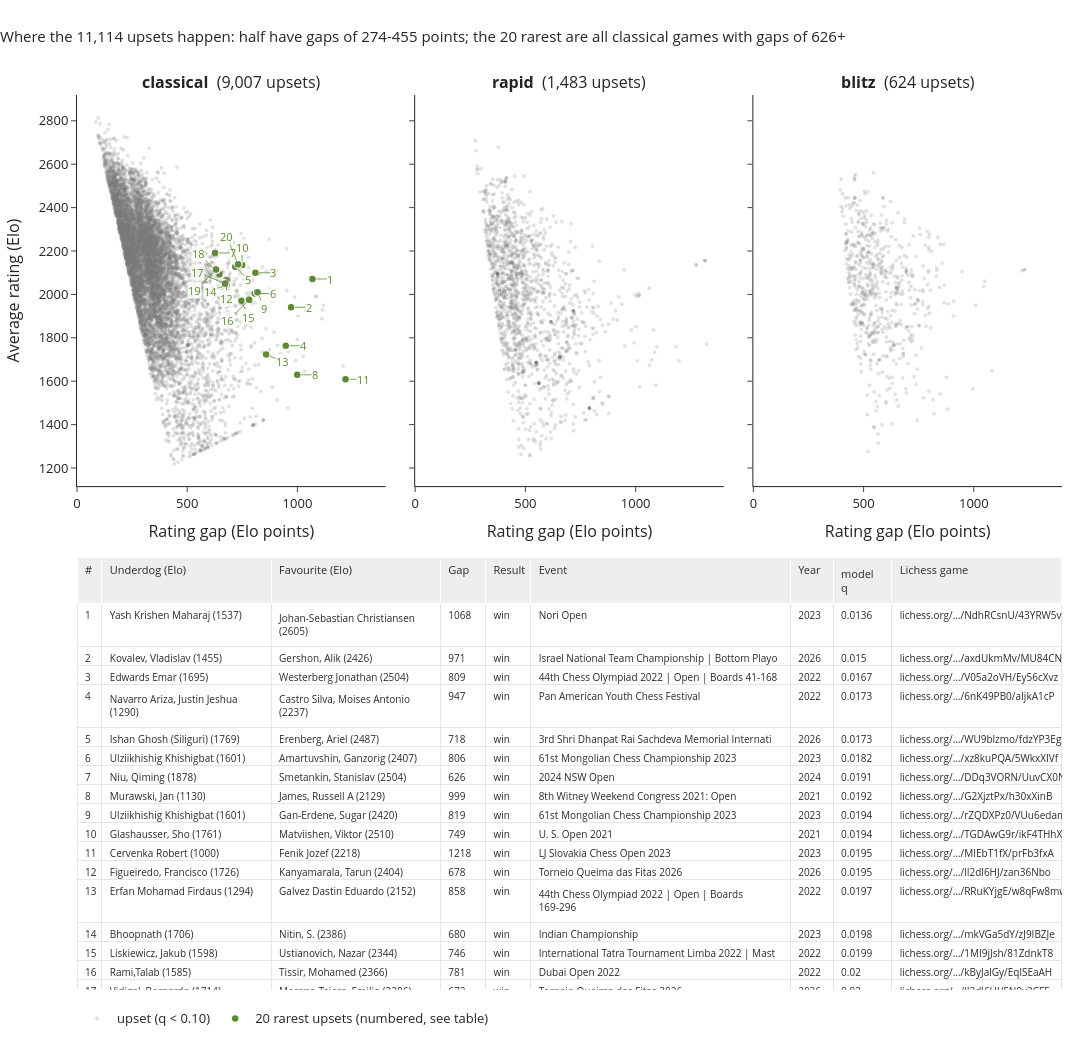

Notebook code cell kept with this figure:
### Markdown cell above
### 3.2 Upsets and the model against the data

Under the definition of section 2.6, every game gets a probability for its result; Figure 7 shows where the upsets at alpha = 0.10 fall. Figures 8 and 9 check the fitted model against the games it is applied to.

### Code cell
show("fig_upset_points")

### Figure 1 — Plotly figure (JSON) as saved in the notebook; plotly's stock layout.template omitted (floating-point values rounded to 4 significant figures; data arrays with more than 128 entries replaced by an {"elided": "..."} marker saying what was removed)
{"data": [{"customdata": {"elided": "9007x6 mixed values"}, "hovertemplate": "%{customdata[0]} (%{customdata[2]}) - %{customdata[1]} (%{customdata[3]})<br>%{customdata[5]}<br>q = %{customdata[4]:.3f}<extra></extra>", "marker": {"color": "#7a7977", "opacity": 0.22, "size": 4}, "mode": "markers", "name": "upset (q < 0.10)", "showlegend": true, "type": "scattergl", "x": {"elided": "9007 float values"}, "xaxis": "x", "y": {"elided": "9007 float values"}, "yaxis": "y"}, {"customdata": [["Yash Krishen Maharaj", "Johan-Sebastian Christiansen", 0.01357], ["Kovalev, Vladislav", "Gershon, Alik", 0.01504], ["Edwards Emar", "Westerberg Jonathan", 0.01675], ["Navarro Ariza, Justin Jeshua", "Castro Silva, Moises Antonio", 0.01728], ["Erenberg, Ariel", "Ishan Ghosh (Siliguri)", 0.01731], ["Ulziikhishig Khishigbat", "Amartuvshin, Ganzorig", 0.0182], ["Smetankin, Stanislav", "Niu, Qiming", 0.01907], ["Murawski, Jan", "James, Russell A", 0.01919], ["Gan-Erdene, Sugar", "Ulziikhishig Khishigbat", 0.01938], ["Glashausser, Sho", "Matviishen, Viktor", 0.01944], ["Cervenka Robert", "Fenik Jozef", 0.0195], ["Kanyamarala, Tarun", "Figueiredo, Francisco", 0.01951], ["Erfan Mohamad Firdaus", "Galvez Dastin Eduardo", 0.01973], ["Nitin, S.", "Bhoopnath", 0.01984], ["Ustianovich, Nazar", "Liskiewicz, Jakub", 0.01993], ["Rami,Talab", "Tissir, Mohamed", 0.02], ["Moreno Tejera, Emilio", "Vidigal, Bernardo", 0.02003], ["Hebden, Mark L", "Rida, Ruqayyah", 0.02016], ["Vlachos, Anatole", "Karamichos, Michail", 0.0204], ["Vishal Shah Vivaan", "Boris Savchenko", 0.0205]], "hovertemplate": "#%{text}: %{customdata[0]} - %{customdata[1]}, q = %{customdata[2]:.4f}<extra></extra>", "marker": {"color": "#5b8c2a", "line": {"color": "white", "width": 1.5}, "size": 8}, "mode": "markers", "name": "20 rarest upsets (numbered, see table)", "showlegend": true, "text": ["1", "2", "3", "4", "5", "6", "7", "8", "9", "10", "11", "12", "13", "14", "15", "16", "17", "18", "19", "20"], "type": "scatter", "x": [1068.0, 971.0, 809.0, 947.0, 718.0, 806.0, 626.0, 999.0, 819.0, 749.0, 1218.0, 678.0, 858.0, 680.0, 746.0, 781.0, 672.0, 646.0, 631.0, 731.0], "xaxis": "x", "y": [2071.0, 1940.0, 2100.0, 1764.0, 2128.0, 2004.0, 2191.0, 1630.0, 2010.0, 2136.0, 1609.0, 2065.0, 1723.0, 2046.0, 1971.0, 1976.0, 2050.0, 2093.0, 2114.0, 2140.0], "yaxis": "y"}, {"customdata": {"elided": "1483x6 mixed values"}, "hovertemplate": "%{customdata[0]} (%{customdata[2]}) - %{customdata[1]} (%{customdata[3]})<br>%{customdata[5]}<br>q = %{customdata[4]:.3f}<extra></extra>", "marker": {"color": "#7a7977", "opacity": 0.22, "size": 4}, "mode": "markers", "name": "upset (q < 0.10)", "showlegend": false, "type": "scattergl", "x": {"elided": "1483 float values"}, "xaxis": "x2", "y": {"elided": "1483 float values"}, "yaxis": "y2"}, {"customdata": {"elided": "624x6 mixed values"}, "hovertemplate": "%{customdata[0]} (%{customdata[2]}) - %{customdata[1]} (%{customdata[3]})<br>%{customdata[5]}<br>q = %{customdata[4]:.3f}<extra></extra>", "marker": {"color": "#7a7977", "opacity": 0.22, "size": 4}, "mode": "markers", "name": "upset (q < 0.10)", "showlegend": false, "type": "scattergl", "x": {"elided": "624 float values"}, "xaxis": "x3", "y": {"elided": "624 float values"}, "yaxis": "y3"}, {"cells": {"align": "left", "fill": {"color": "white"}, "font": {"color": "#2b2b2b", "size": 10}, "height": 19, "line": {"color": "#e6e5e3"}, "values": {"elided": "9x20 mixed values"}}, "columnwidth": [22, 150, 150, 40, 40, 230, 38, 52, 150], "domain": {"x": [0.0, 1.0], "y": [0.0, 0.483]}, "header": {"align": "left", "fill": {"color": "#efeeed"}, "font": {"color": "#2b2b2b", "size": 11}, "values": ["#", "Underdog (Elo)", "Favourite (Elo)", "Gap", "Result", "Event", "Year", "model q", "Lichess game"]}, "type": "table"}], "layout": {"annotations": [{"font": {"size": 16}, "showarrow": false, "text": "<b>classical</b>  (9,007 upsets)", "x": 0.1567, "xanchor": "center", "xref": "paper", "y": 1.0, "yanchor": "bottom", "yref": "paper"}, {"font": {"size": 16}, "showarrow": false, "text": "<b>rapid</b>  (1,483 upsets)", "x": 0.5, "xanchor": "center", "xref": "paper", "y": 1.0, "yanchor": "bottom", "yref": "paper"}, {"font": {"size": 16}, "showarrow": false, "text": "<b>blitz</b>  (624 upsets)", "x": 0.8433, "xanchor": "center", "xref": "paper", "y": 1.0, "yanchor": "bottom", "yref": "paper"}, {"arrowcolor": "#5b8c2a", "arrowhead": 0, "arrowwidth": 0.8, "ax": 18.0, "ay": 0.0, "bgcolor": "rgba(255,255,255,0.85)", "borderpad": 0, "font": {"color": "#5b8c2a", "size": 11}, "showarrow": true, "standoff": 4, "text": "1", "x": 1068.0, "xref": "x", "y": 2071.0, "yref": "y"}, {"arrowcolor": "#5b8c2a", "arrowhead": 0, "arrowwidth": 0.8, "ax": 18.0, "ay": 0.0, "bgcolor": "rgba(255,255,255,0.85)", "borderpad": 0, "font": {"color": "#5b8c2a", "size": 11}, "showarrow": true, "standoff": 4, "text": "2", "x": 971.0, "xref": "x", "y": 1940.0, "yref": "y"}, {"arrowcolor": "#5b8c2a", "arrowhead": 0, "arrowwidth": 0.8, "ax": 18.0, "ay": 0.0, "bgcolor": "rgba(255,255,255,0.85)", "borderpad": 0, "font": {"color": "#5b8c2a", "size": 11}, "showarrow": true, "standoff": 4, "text": "3", "x": 809.0, "xref": "x", "y": 2100.0, "yref": "y"}, {"arrowcolor": "#5b8c2a", "arrowhead": 0, "arrowwidth": 0.8, "ax": 18.0, "ay": 0.0, "bgcolor": "rgba(255,255,255,0.85)", "borderpad": 0, "font": {"color": "#5b8c2a", "size": 11}, "showarrow": true, "standoff": 4, "text": "4", "x": 947.0, "xref": "x", "y": 1764.0, "yref": "y"}, {"arrowcolor": "#5b8c2a", "arrowhead": 0, "arrowwidth": 0.8, "ax": 12.73, "ay": 12.73, "bgcolor": "rgba(255,255,255,0.85)", "borderpad": 0, "font": {"color": "#5b8c2a", "size": 11}, "showarrow": true, "standoff": 4, "text": "5", "x": 718.0, "xref": "x", "y": 2128.0, "yref": "y"}, {"arrowcolor": "#5b8c2a", "arrowhead": 0, "arrowwidth": 0.8, "ax": 18.0, "ay": 0.0, "bgcolor": "rgba(255,255,255,0.85)", "borderpad": 0, "font": {"color": "#5b8c2a", "size": 11}, "showarrow": true, "standoff": 4, "text": "6", "x": 806.0, "xref": "x", "y": 2004.0, "yref": "y"}, {"arrowcolor": "#5b8c2a", "arrowhead": 0, "arrowwidth": 0.8, "ax": 18.0, "ay": 0.0, "bgcolor": "rgba(255,255,255,0.85)", "borderpad": 0, "font": {"color": "#5b8c2a", "size": 11}, "showarrow": true, "standoff": 4, "text": "7", "x": 626.0, "xref": "x", "y": 2191.0, "yref": "y"}, {"arrowcolor": "#5b8c2a", "arrowhead": 0, "arrowwidth": 0.8, "ax": 18.0, "ay": 0.0, "bgcolor": "rgba(255,255,255,0.85)", "borderpad": 0, "font": {"color": "#5b8c2a", "size": 11}, "showarrow": true, "standoff": 4, "text": "8", "x": 999.0, "xref": "x", "y": 1630.0, "yref": "y"}, {"arrowcolor": "#5b8c2a", "arrowhead": 0, "arrowwidth": 0.8, "ax": 6.888, "ay": 16.63, "bgcolor": "rgba(255,255,255,0.85)", "borderpad": 0, "font": {"color": "#5b8c2a", "size": 11}, "showarrow": true, "standoff": 4, "text": "9", "x": 819.0, "xref": "x", "y": 2010.0, "yref": "y"}, {"arrowcolor": "#5b8c2a", "arrowhead": 0, "arrowwidth": 0.8, "ax": -3.307e-15, "ay": -18.0, "bgcolor": "rgba(255,255,255,0.85)", "borderpad": 0, "font": {"color": "#5b8c2a", "size": 11}, "showarrow": true, "standoff": 4, "text": "10", "x": 749.0, "xref": "x", "y": 2136.0, "yref": "y"}, {"arrowcolor": "#5b8c2a", "arrowhead": 0, "arrowwidth": 0.8, "ax": 18.0, "ay": 0.0, "bgcolor": "rgba(255,255,255,0.85)", "borderpad": 0, "font": {"color": "#5b8c2a", "size": 11}, "showarrow": true, "standoff": 4, "text": "11", "x": 1218.0, "xref": "x", "y": 1609.0, "yref": "y"}, {"arrowcolor": "#5b8c2a", "arrowhead": 0, "arrowwidth": 0.8, "ax": 1.102e-15, "ay": 18.0, "bgcolor": "rgba(255,255,255,0.85)", "borderpad": 0, "font": {"color": "#5b8c2a", "size": 11}, "showarrow": true, "standoff": 4, "text": "12", "x": 678.0, "xref": "x", "y": 2065.0, "yref": "y"}, {"arrowcolor": "#5b8c2a", "arrowhead": 0, "arrowwidth": 0.8, "ax": 16.63, "ay": 6.888, "bgcolor": "rgba(255,255,255,0.85)", "borderpad": 0, "font": {"color": "#5b8c2a", "size": 11}, "showarrow": true, "standoff": 4, "text": "13", "x": 858.0, "xref": "x", "y": 1723.0, "yref": "y"}, {"arrowcolor": "#5b8c2a", "arrowhead": 0, "arrowwidth": 0.8, "ax": -16.63, "ay": 6.888, "bgcolor": "rgba(255,255,255,0.85)", "borderpad": 0, "font": {"color": "#5b8c2a", "size": 11}, "showarrow": true, "standoff": 4, "text": "14", "x": 680.0, "xref": "x", "y": 2046.0, "yref": "y"}, {"arrowcolor": "#5b8c2a", "arrowhead": 0, "arrowwidth": 0.8, "ax": 6.888, "ay": 16.63, "bgcolor": "rgba(255,255,255,0.85)", "borderpad": 0, "font": {"color": "#5b8c2a", "size": 11}, "showarrow": true, "standoff": 4, "text": "15", "x": 746.0, "xref": "x", "y": 1971.0, "yref": "y"}, {"arrowcolor": "#5b8c2a", "arrowhead": 0, "arrowwidth": 0.8, "ax": -21.21, "ay": 21.21, "bgcolor": "rgba(255,255,255,0.85)", "borderpad": 0, "font": {"color": "#5b8c2a", "size": 11}, "showarrow": true, "standoff": 4, "text": "16", "x": 781.0, "xref": "x", "y": 1976.0, "yref": "y"}, {"arrowcolor": "#5b8c2a", "arrowhead": 0, "arrowwidth": 0.8, "ax": -27.72, "ay": -11.48, "bgcolor": "rgba(255,255,255,0.85)", "borderpad": 0, "font": {"color": "#5b8c2a", "size": 11}, "showarrow": true, "standoff": 4, "text": "17", "x": 672.0, "xref": "x", "y": 2050.0, "yref": "y"}, {"arrowcolor": "#5b8c2a", "arrowhead": 0, "arrowwidth": 0.8, "ax": -21.21, "ay": -21.21, "bgcolor": "rgba(255,255,255,0.85)", "borderpad": 0, "font": {"color": "#5b8c2a", "size": 11}, "showarrow": true, "standoff": 4, "text": "18", "x": 646.0, "xref": "x", "y": 2093.0, "yref": "y"}, {"arrowcolor": "#5b8c2a", "arrowhead": 0, "arrowwidth": 0.8, "ax": -21.21, "ay": 21.21, "bgcolor": "rgba(255,255,255,0.85)", "borderpad": 0, "font": {"color": "#5b8c2a", "size": 11}, "showarrow": true, "standoff": 4, "text": "19", "x": 631.0, "xref": "x", "y": 2114.0, "yref": "y"}, {"arrowcolor": "#5b8c2a", "arrowhead": 0, "arrowwidth": 0.8, "ax": -11.48, "ay": -27.72, "bgcolor": "rgba(255,255,255,0.85)", "borderpad": 0, "font": {"color": "#5b8c2a", "size": 11}, "showarrow": true, "standoff": 4, "text": "20", "x": 731.0, "xref": "x", "y": 2140.0, "yref": "y"}], "font": {"size": 13}, "height": 1050, "legend": {"orientation": "h", "x": 0, "xanchor": "left", "y": -0.015, "yanchor": "top"}, "margin": {"b": 60, "l": 75, "r": 30, "t": 95}, "title": {"font": {"size": 15}, "text": "Where the 11,114 upsets happen: half have gaps of 274-455 points; the 20 rarest are all classical games with gaps of 626+", "x": 0, "xanchor": "left", "y": 0.97, "yanchor": "top"}, "width": 1100, "xaxis": {"anchor": "y", "domain": [0.0, 0.3133], "range": [0, 1400.0], "title": {"text": "Rating gap (Elo points)"}}, "xaxis2": {"anchor": "y2", "domain": [0.3433, 0.6567], "range": [0, 1400.0], "title": {"text": "Rating gap (Elo points)"}}, "xaxis3": {"anchor": "y3", "domain": [0.6867, 1.0], "range": [0, 1400.0], "title": {"text": "Rating gap (Elo points)"}}, "yaxis": {"anchor": "x", "domain": [0.563, 1.0], "title": {"text": "Average rating (Elo)"}}, "yaxis2": {"anchor": "x2", "domain": [0.563, 1.0], "matches": "y", "showticklabels": false}, "yaxis3": {"anchor": "x3", "domain": [0.563, 1.0], "matches": "y", "showticklabels": false}}}
